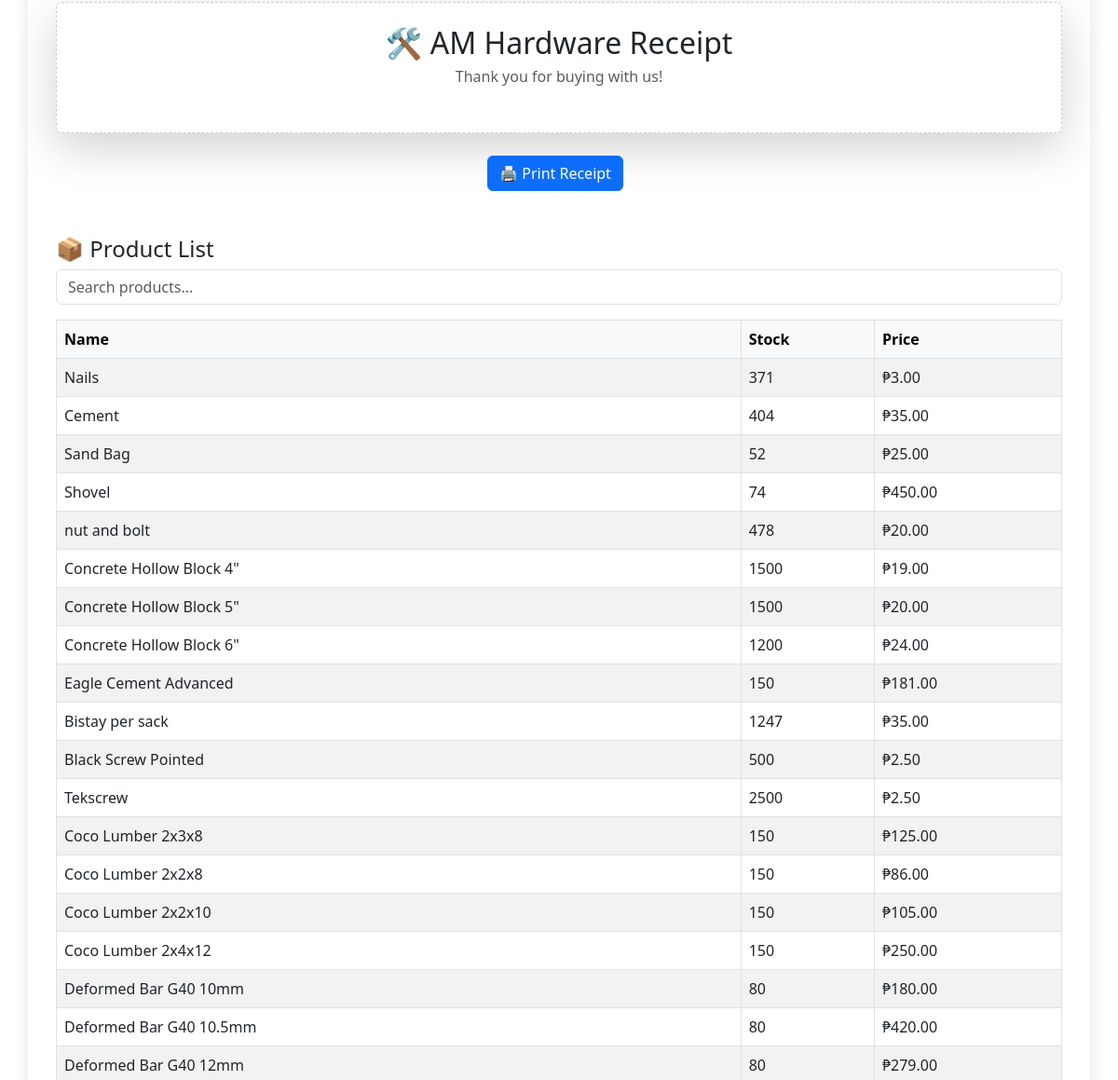
The app's page /pos/ (signed in, middle part), older data.
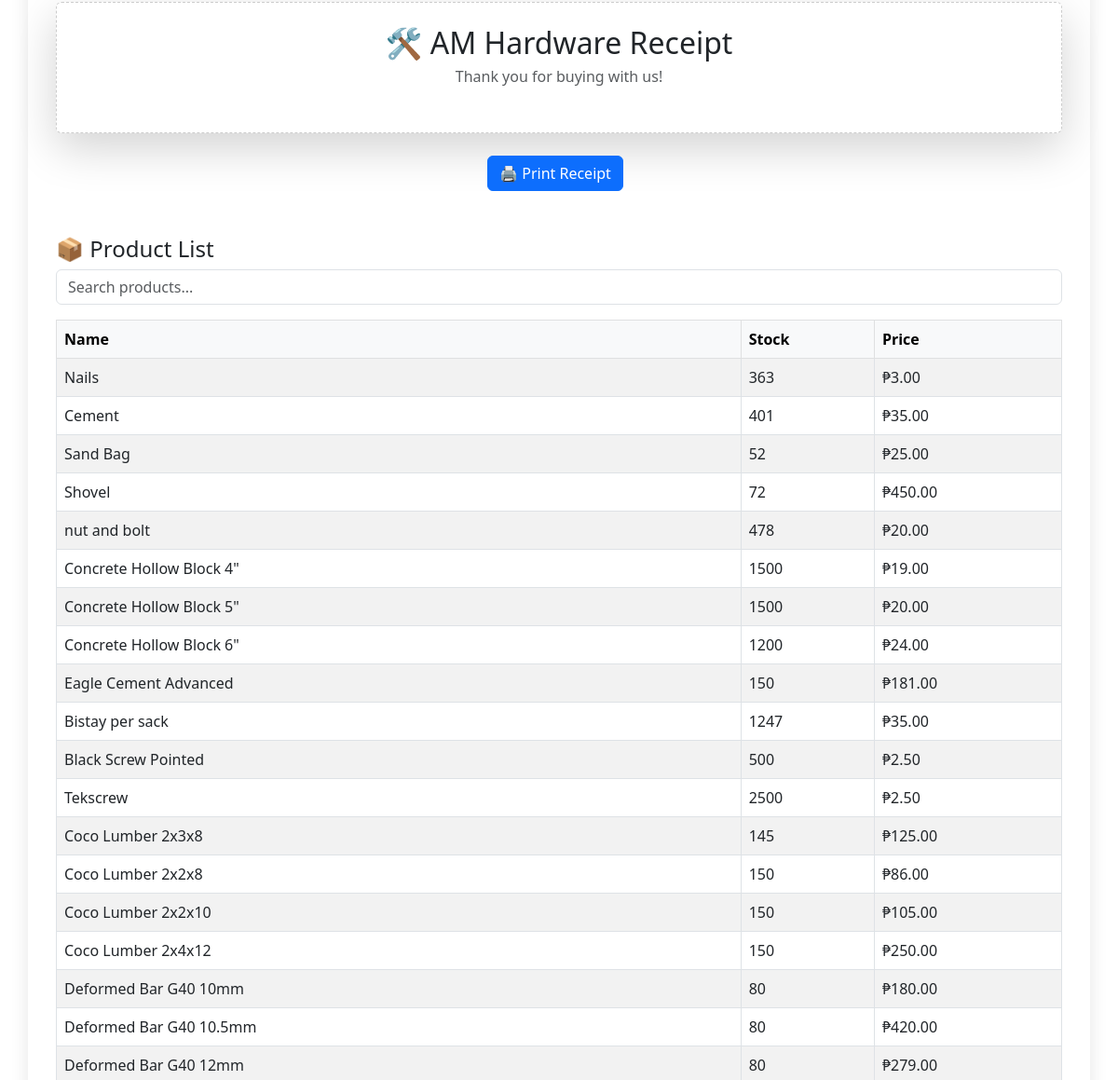
The same page, newer data.
### core/models.py (models this page shows, shortened)
class Product(models.Model):
    name = models.CharField(max_length=100)
    description = models.TextField(blank=True)
    stock = models.PositiveIntegerField(default=0)
    price = models.DecimalField(max_digits=10, decimal_places=2)
    low_stock_threshold = models.PositiveIntegerField(default=5)
    low_stock_threshold = models.IntegerField(default=5
                                              )

### core/views.py (the view, shortened to what this page needs)
# urls.py: path('pos/', views.pos_view, name='pos_view'),
@user_passes_test(is_cashier)
@login_required
def pos_view(request):
    formset = POSFormSet(request.POST or None)
    return render(request, 'core/pos.html', {
        'formset': formset,
        'products': Product.objects.all(),
        'empty_form': formset.empty_form,
    })

### core/forms.py
class POSItemForm(forms.Form):
    product = forms.ModelChoiceField(
        queryset=Product.objects.all(),
        widget=forms.Select(attrs={'class': 'product-select'})
    )
    quantity = forms.IntegerField(
        min_value=1,
        widget=forms.NumberInput(attrs={'class': 'qty-input'})
    )

### core/views.py (called while the page is built)
def is_cashier(user):
    return user.groups.filter(name='Cashier').exists() or user.is_superuser

### core/templates/core/pos.html (shortened to what this page needs)
{% load static %}
<!DOCTYPE html>
<html>
<head>
    <link href="https://cdn.jsdelivr.net/npm/bootstrap@5.3.0/dist/css/bootstrap.min.css" rel="stylesheet">
    <link href="https://cdn.jsdelivr.net/npm/select2@4.1.0-rc.0/dist/css/select2.min.css" rel="stylesheet" />
</head>
<body>
<div class="container">
    <div class="receipt-area-container">
        <div class="receipt-area shadow-lg p-4 rounded bg-white" id="receipt">
            <h2 class="text-center mb-1">🛠️ AM Hardware Receipt</h2>
            <p class="text-center text-muted mb-4">Thank you for buying with us!</p>
        </div>
    </div>
    <div class="mt-4 text-center">
        <button class="btn btn-primary me-2" onclick="printReceipt()">🖨️ Print Receipt</button>
    </div>
    <div class="mt-5">
        <h4>📦 Product List</h4>
        <input type="text" id="productSearch" class="form-control mb-3" placeholder="Search products...">
        <table class="table table-bordered table-striped">
            <thead class="table-light"><tr><th>Name</th><th>Stock</th><th>Price</th></tr></thead>
            <tbody id="productTable">
                {% for product in products %}
                <tr><td>{{ product.name }}</td><td>{{ product.stock }}</td><td>₱{{ product.price }}</td></tr>
                {% endfor %}
            </tbody>
        </table>
    </div>
</div>
</body>
</html>

Row changes from the older to the newer data that the page shows:
changed Product "Nails": stock "371" → "363"
changed Product "Cement": stock "404" → "401"
changed Product "Shovel": stock "74" → "72"
changed Product "Coco Lumber 2x3x8": stock "150" → "145"
